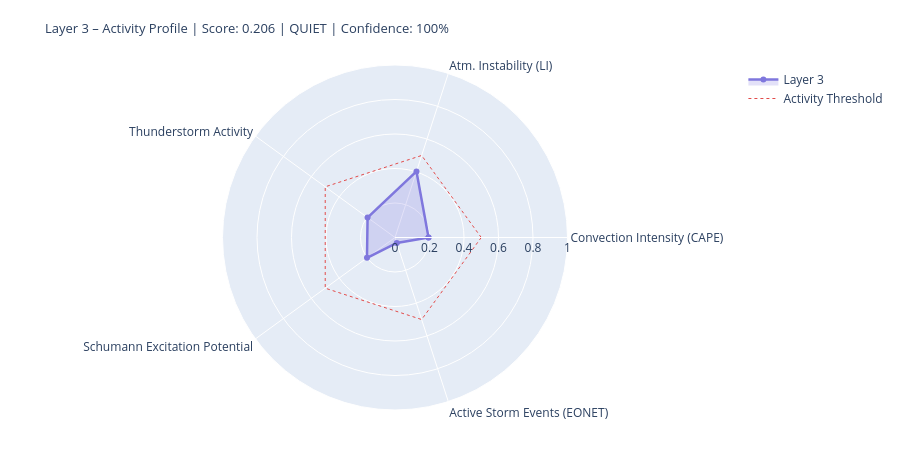

The cell this chart's notebook holds for it:
### Markdown cell above
---
## 4. State Assessment & Handoff to Layer 4/5

### Code cell
# ============================================================
# LAYER-3-SCORE
# Five dynamic components
# ============================================================

def norm(v, lo, hi):
    if v is None or (isinstance(v, float) and math.isnan(v)): return None
    return round(max(0.0, min(1.0, (v - lo) / (hi - lo))), 4)

# --- 1) Convection intensity (global CAPE mean) ---
cape_mean = df_atm['cape'].dropna().mean() if not df_atm.empty else None
conv_score = norm(cape_mean, 0, 3000)
conv_src   = 'primary' if cape_mean is not None else 'missing'

# --- 2) Atmospheric instability (LI mean) ---
li_mean   = df_atm['li'].dropna().mean() if not df_atm.empty else None
# Negative LI = unstable → higher score
instab_score = norm(-li_mean if li_mean is not None else None, -6, 6)
instab_src   = 'primary' if li_mean is not None else 'missing'

# --- 3) Thunderstorm activity (mean thunder score + WMO count) ---
thunder_mean = df_atm['thunder_score'].mean() if not df_atm.empty else None
n_thunder    = int(df_atm['thunderstorm'].sum()) if not df_atm.empty else 0
thunder_score_val = norm(
    (thunder_mean or 0) * 0.7 + n_thunder * 0.1, 0, 1.0
) if thunder_mean is not None else None
thunder_src = 'primary'

# --- 4) Schumann excitation potential (weighted Schumann contribution) ---
schumann_pot = df_atm['schumann_contribution'].mean() if not df_atm.empty else None
# Boosted by Layer-2 thunderstorm trigger
if schumann_pot is not None and l2_thunder:
    schumann_pot = min(1.0, schumann_pot * 1.2)
schumann_score = norm(schumann_pot, 0, 1.0) if schumann_pot is not None else None
schumann_src   = 'derived'

# --- 5) Storm activity (NASA EONET) ---
# Distinction: None = data not loaded, 0.0 = loaded but no events
storm_score = None
storm_src   = 'missing'
if raw.get('storms') is not None:          # API reached successfully
    storm_score = norm(len(storm_events), 0, 30) if storm_events else 0.0
    storm_src   = 'primary'

# X-Ray and Kp: context only, not in dynamic score
# (X-Ray = Layer-0/4 driver; Kp = geomagnetic index, not a lightning proxy)
xray_context = None
if raw.get('xray'):
    df_xc = pd.DataFrame(raw['xray'])
    fc = next((c for c in df_xc.columns
               if any(k in c.lower() for k in ['flux','long']) and 'time' not in c.lower()),
              df_xc.columns[1])
    df_xc[fc] = pd.to_numeric(df_xc[fc], errors='coerce')
    xray_last = df_xc[fc].dropna().iloc[-1] if not df_xc[fc].dropna().empty else None
    if xray_last:
        xray_class = ('X' if xray_last>=1e-4 else 'M' if xray_last>=1e-5
                      else 'C' if xray_last>=1e-6 else 'B')
        xray_context = {'flux': float(xray_last), 'class': xray_class}
        print(f'X-Ray context: {xray_class}-class ({xray_last:.2e} W/m²)')

# --- Aggregate ---
COMPONENTS = {
    'Convection Intensity (CAPE)':  {'score': conv_score,       'source': conv_src,    'dynamic': True},
    'Atm. Instability (LI)':         {'score': instab_score,     'source': instab_src,  'dynamic': True},
    'Thunderstorm Activity':              {'score': thunder_score_val, 'source': thunder_src, 'dynamic': True},
    'Schumann Excitation Potential':   {'score': schumann_score,   'source': schumann_src,'dynamic': True},
    'Active Storm Events (EONET)': {'score': storm_score,      'source': storm_src,   'dynamic': True},
}

available   = {k: v['score'] for k, v in COMPONENTS.items() if v['score'] is not None}
unavailable = [k for k, v in COMPONENTS.items() if v['score'] is None]
layer3_score = round(sum(available.values()) / len(available), 4) if available else None
confidence   = round(len(available) / len(COMPONENTS), 2)
level = ('unknown' if layer3_score is None
         else 'quiet'   if layer3_score < 0.3
         else 'moderate' if layer3_score < 0.6
         else 'active')
dominant_l3 = max(available, key=available.get) if available else 'none'

# --- Ausgabe ---
W = 68
print('=' * W)
print('LAYER 3 – ATMOSPHERE / WEATHER / THUNDERSTORMS – STATE ASSESSMENT')
print('=' * W)
for name, comp in COMPONENTS.items():
    s = comp['score']
    if s is not None:
        bar = '█' * int(s * 20) + '░' * (20 - int(s * 20))
        print(f'  {name:<36} {bar}  {s:.3f}  [{comp["source"]}]')
    else:
        print(f'  {name:<36} {"─" * 20}  n/a   [missing]')
print('-' * W)
print(f'  Score:        {layer3_score:.3f}  ({len(available)}/{len(COMPONENTS)} components)')
print(f'  Confidence:   {confidence:.0%}')
print(f'  Level:        {level.upper()}')
print(f'  Dominant:     {dominant_l3}')
print(f'  CAPE mean:    {cape_mean:.0f} J/kg' if cape_mean else '  CAPE mean:    n/a')
print(f'  LI mean:      {li_mean:.1f} K' if li_mean is not None else '  LI mean:      n/a')
print(f'  Thunderstorms:{n_thunder} points (WMO)  +  {len(storm_events)} NASA EONET')
print('=' * W)

# Radar
cats   = list(available.keys())
vals_r = list(available.values())
if len(cats) >= 3:
    fig = go.Figure()
    fig.add_trace(go.Scatterpolar(
        r=vals_r + [vals_r[0]], theta=cats + [cats[0]],
        fill='toself', fillcolor='rgba(127,119,221,0.22)',
        line=dict(color='#7F77DD', width=2.5), name='Layer 3'
    ))
    fig.add_trace(go.Scatterpolar(
        r=[0.5] * (len(cats)+1), theta=cats + [cats[0]],
        line=dict(color='#E24B4A', dash='dot', width=1),
        mode='lines', name='Activity Threshold'
    ))
    fig.update_layout(
        title=dict(
            text=f'Layer 3 – Activity Profile | Score: {layer3_score:.3f} | {level.upper()} | Confidence: {confidence:.0%}',
            font=dict(size=13)
        ),
        polar=dict(radialaxis=dict(visible=True, range=[0, 1])),
        height=450, showlegend=True,
        margin=dict(l=60, r=60, t=65, b=40)
    )
    fig.show()

### Figure 1 — Plotly figure (JSON) as saved in the notebook; plotly's stock layout.template omitted (floating-point values rounded to 4 significant figures)
{"data": [{"fill": "toself", "fillcolor": "rgba(127,119,221,0.22)", "line": {"color": "#7F77DD", "width": 2.5}, "name": "Layer 3", "r": [0.1944, 0.4028, 0.1965, 0.2008, 0.0333, 0.1944], "theta": ["Convection Intensity (CAPE)", "Atm. Instability (LI)", "Thunderstorm Activity", "Schumann Excitation Potential", "Active Storm Events (EONET)", "Convection Intensity (CAPE)"], "type": "scatterpolar"}, {"line": {"color": "#E24B4A", "dash": "dot", "width": 1}, "mode": "lines", "name": "Activity Threshold", "r": [0.5, 0.5, 0.5, 0.5, 0.5, 0.5], "theta": ["Convection Intensity (CAPE)", "Atm. Instability (LI)", "Thunderstorm Activity", "Schumann Excitation Potential", "Active Storm Events (EONET)", "Convection Intensity (CAPE)"], "type": "scatterpolar"}], "layout": {"height": 450, "margin": {"b": 40, "l": 60, "r": 60, "t": 65}, "polar": {"radialaxis": {"range": [0, 1], "visible": true}}, "showlegend": true, "title": {"font": {"size": 13}, "text": "Layer 3 – Activity Profile | Score: 0.206 | QUIET | Confidence: 100%"}}}
